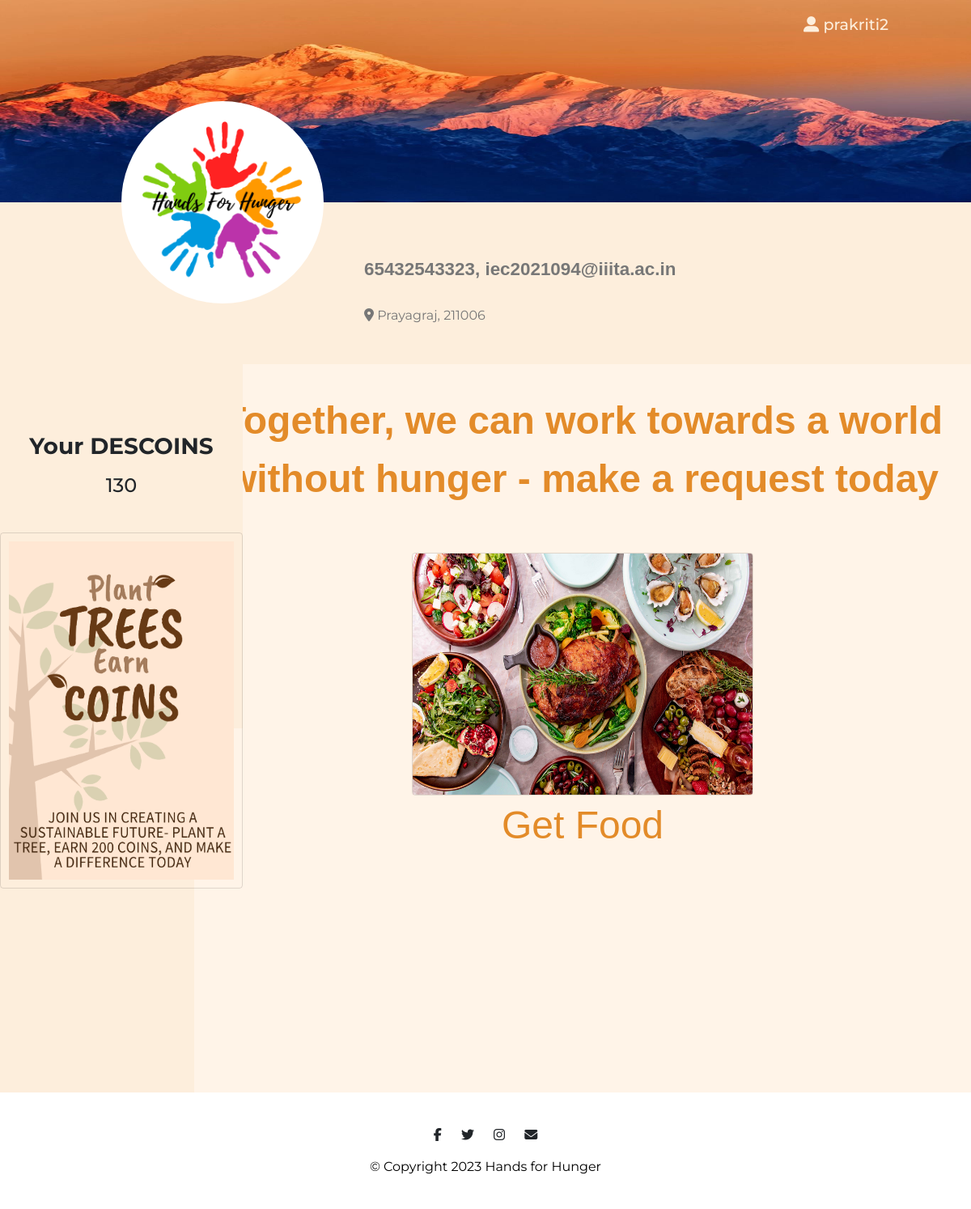
Before: /ngo_home/ (signed in) with the older database file.
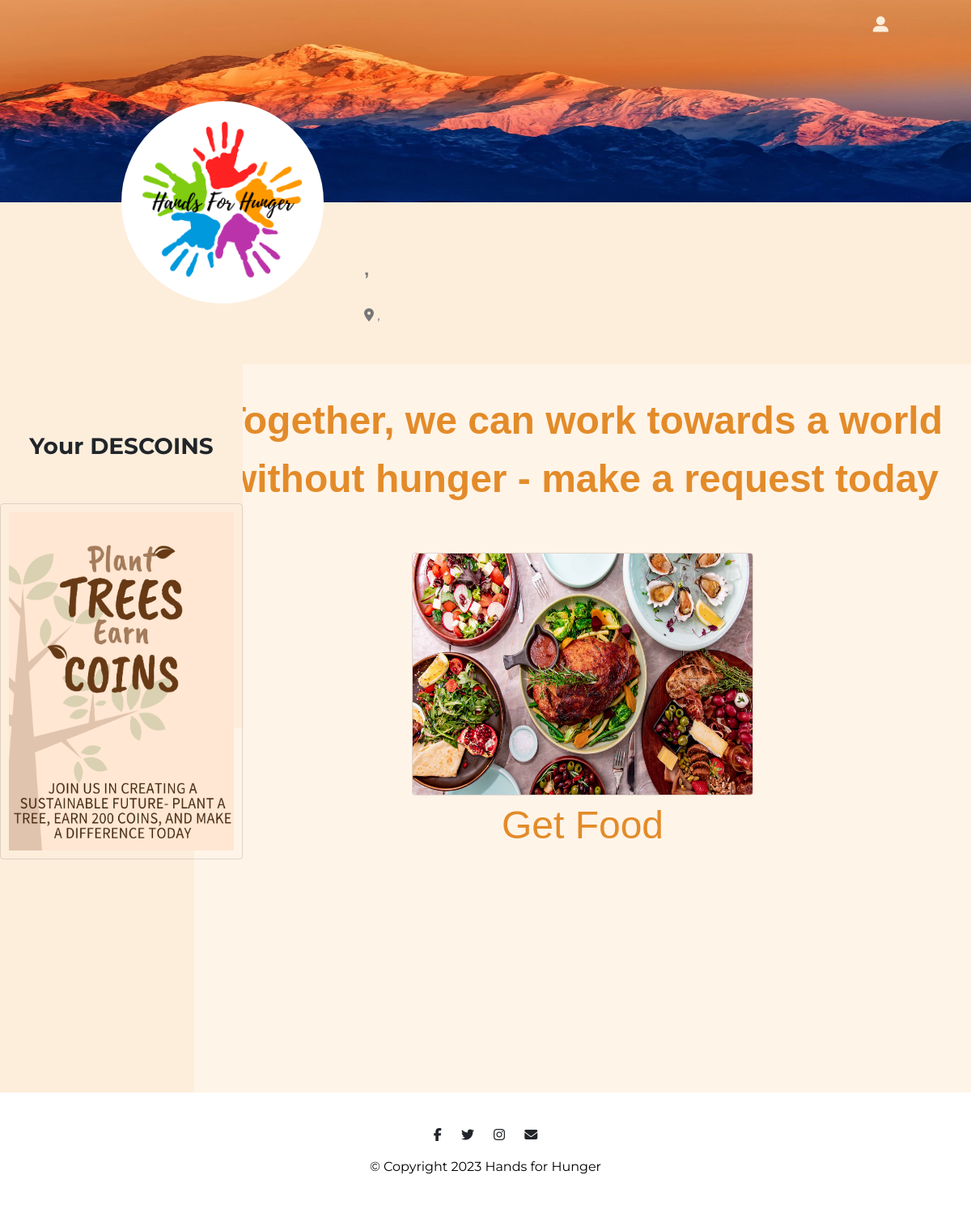
After: the same page with the newer database file.
### inventory/models.py (models this page shows, shortened)
class donor(AbstractUser):
    donor_name = models.CharField(max_length=255)
    email = models.EmailField(max_length=55)
    phone_no = models.CharField(max_length=17)
    descoins = models.PositiveBigIntegerField(default=0)
    is_ngo = models.BooleanField(default=False)
    longitude = models.DecimalField(decimal_places=7, max_digits=15, null=True)
    latitude = models.DecimalField(decimal_places=7, max_digits=15, null=True)
    pincode = models.ForeignKey(pincode, on_delete=models.CASCADE, null=True)
    groups = models.ManyToManyField(Group, related_name="donor_groups")
    user_permissions = models.ManyToManyField(
        Permission, related_name="donor_permissions"
    )
    objects = DonorManager()

class pincode(models.Model):
    code = models.IntegerField()
    city = models.CharField(max_length=250)
    state = models.CharField(max_length=250)

### auth1/views.py (the view)
# urls.py: path("ngo_home/", ngo_home, name="ngo_home"),
def ngo_home(request):
    return render(request, "n_h.html")

### auth1/templates/n_h.html (shortened to what this page needs)
{% load static %}
<!DOCTYPE html>
<html>
  <head>
    <link
      rel="stylesheet"
      href="https://cdn.jsdelivr.net/npm/bootstrap@4.6.2/dist/css/bootstrap.min.css"
    />
    <link rel="stylesheet" href="{% static 'css/styles1.css' %}" />
  </head>
  <body>
    <section id="title-img">
      <div class="title row row-2">
        <div class="parent col-lg-12">
          <div class="inside container-fluid">
            <nav class="navbar navbar-expand-lg navbar-dark">
              <div class="collapse navbar-collapse" id="navbarSupportedContent">
                <ul class="navbar-nav ml-auto">
                  <li class="nav-item">
                    <div class="dropdown">
                      <button class="nav-link dropbtn">
                        <i class="fas fa-user-alt"></i> {{ user.username }}
                      </button>
                    </div>
                  </li>
                </ul>
              </div>
            </nav>
          </div>
          <img
            class="image1 title-image"
            height="250px"
            src="\static/images\mountain.jpeg"
            alt="mountain-mockup"
          />
          <img
            class="image2"
            id="pp"
            src="\static/images/Hands For Hunger.png"
            alt="Profile pic"
          />
          <h3 class="prof">{{ user.phone_no}}, {{ user.email}}</h3>
          <h4 class="addr">
            <i class="fas fa-map-marker-alt"></i> {{ user.pincode.city }}, {{  user.pincode.code }}
          </h4>
        </div>
      </div>
    </section>
    <section id="middle">
      <div class="mid float-container">
        <div class="float-child-1">
          <div class="data">
            <div class="ach top-ach">
              <h3>Your DESCOINS</h3>
              <h4>{{user.descoins}}</h4>
              <br />
              <img
                class="card"
                src="\static\images\Plants.png"
                alt="food"
                style="width: 300px; height: 440px; padding: 10px"
              />
            </div>
          </div>
        </div>
        <div class="float-child-2">
          <div class="tab">
            <button
              class="tablinks active"
              onclick="openopt(event, 'Donation Request')"
            ></button>
          </div>
          <div id="Donation Request" class="tabcontent active">
            <div class="container-right row row-1">
              <h1 class="qn">
                Together, we can work towards a world without hunger - make a
                request today
              </h1>
              <div class="column">
                <a href="{% url 'donations_list' %}">
                  <img
                    class="card single_card"
                    src="\static/images/ca1.png"
                    alt="food"
                    style="width: 50%; margin-left: 25%; margin-right: 25%"
                  />
                  <div class="imgb">
                    <button class="imgButton1">Get Food</button>
                  </div>
                </a>
              </div>
            </div>
          </div>
        </div>
      </div>
    </section>
    <footer class="white-section" id="footer">
      <div class="container-fluid-1">
        <i class="social-icon fab fa-facebook-f"></i>
        <i class="social-icon fab fa-twitter"></i>
        <i class="social-icon fab fa-instagram"></i>
        <i class="social-icon fas fa-envelope"></i>
        <p>© Copyright 2023 Hands for Hunger</p>
      </div>
    </footer>
  </body>
</html>

### auth1/static/css/styles1.css (style rules this page uses)
body { font-family: 'Montserrat' , sans-serif; }
.container-fluid { padding: 2% 5% 2%; }
h1 { font-family: 'Montserrat', sans-serif; font-weight: 900; font-size: 3.5rem; line-height: 1.5; }
h3 { font-family: 'Montserrat' , sans-serif; font-weight: 700; text-align: center; padding-bottom: 3%; padding-top: 7%; }
p { color: #000; }
#title-img { width: 100%; }
.title-image { position: relative; background-size: cover; background-position: center; width: 100%; z-index: 0; }
.inside { position: absolute; z-index: 1; }
.inside .dropbtn { background-color: transparent; }
.container-fluid { padding: 0% 5% 0%; }
.title { width: auto; background-color: #FDEEDC; height: 450px; }
#pp { border-radius: 50%; background-color: #fff; object-fit: scale-down; object-position: center; border: 6px solid #fff; }
.parent { position: relative; top: 0; left: 0; }
.image1 { position: relative; top: 0; left: 0; }
.image2 { width: 250px; object-fit: scale-down; position: absolute; top: 125px; left: 150px; border: 1px solid #fff; }
.prof { font-weight: 600; color: #777; font-size: 1.4rem; font-family: Arial, Helvetica, sans-serif; position: absolute; top: 236px; left: 450px; }
.addr { font-weight: 400; color: #777; font-size: 1rem; position: absolute; top: 380px; left: 450px; }
.row { margin-left: 0%; margin-right: 0%; }
.col-lg-12 { padding-left: 0%; padding-right: 0%; }
.float-container { padding: 0; }
.float-child-1 { height: 900px; background-color: #FDEEDC; width: 20%; float: left; padding: 0; }
.float-child-2 { height: 900px; background-color: #FFF4E8; width: 80%; float: left; padding: 0; }
.mid { background-color: #FFF4E8; height: 900px; }
.data { position: absolute; background-color: #FDEEDC; width: 300px; height: 450px; text-align: center; }
.ach { padding-top: 1rem; padding-bottom: 1rem; font-size: 1.5rem; }
h4 { font-size: 1.5rem; }
.top-ach { padding-top: 4rem; }
.qn { color: #E38B29; text-align: center; font-size: 3rem; font-weight: 900; font-family: Arial, Helvetica, sans-serif; }
.column { flex: 33.33%; padding: 5%; padding-bottom: 0%; }
.card { height: 300px; width: 150px; background: transparent; background-image: none; }
.imgb { text-align: center; }
.imgButton1 { outline: none; border: none; text-align: center; color: #E38B29; border: none; font-family: Arial, Helvetica, sans-serif; font-weight: 500; font-size: 3rem; background-color: transparent; }
.dropbtn { color: white; padding-top: 8px; font-size: 16px; border: none; }
.dropdown { position: relative; display: inline-block; }
.tab { overflow: hidden; display: flex; justify-content: space-between; background-color: #FDEEDC; text-align: center; }
.tab button { flex: 1; text-align: center; background-color: inherit; float: left; border: none; outline: none; cursor: pointer; padding: 14px 16px; transition: 0.3s; font-size: 17px; }
.tab button.active { background-color: #FFF4E8; }
.tabcontent { display: none; padding: 6px 12px; border-top: none; }
.nav-item { padding: 0 18px; }
.nav-link { font-family: 'Montserrat'; font-weight: 500; -webkit-text-fill-color: #FDEEDC; font-size: 1.2rem; }
#footer { text-align: center; background-color: #fff; }
.container-fluid-1 { padding: 2% 5% 2%; }
.social-icon { margin: 20px 10px; }

Changed rows visible on the page:
no longer on this page (row edited): donor: username "prakriti2", phone_no "65432543323", email "iec2021094@iiita.ac.in", pincode.city "Prayagraj", pincode.code "211006", descoins "130"
